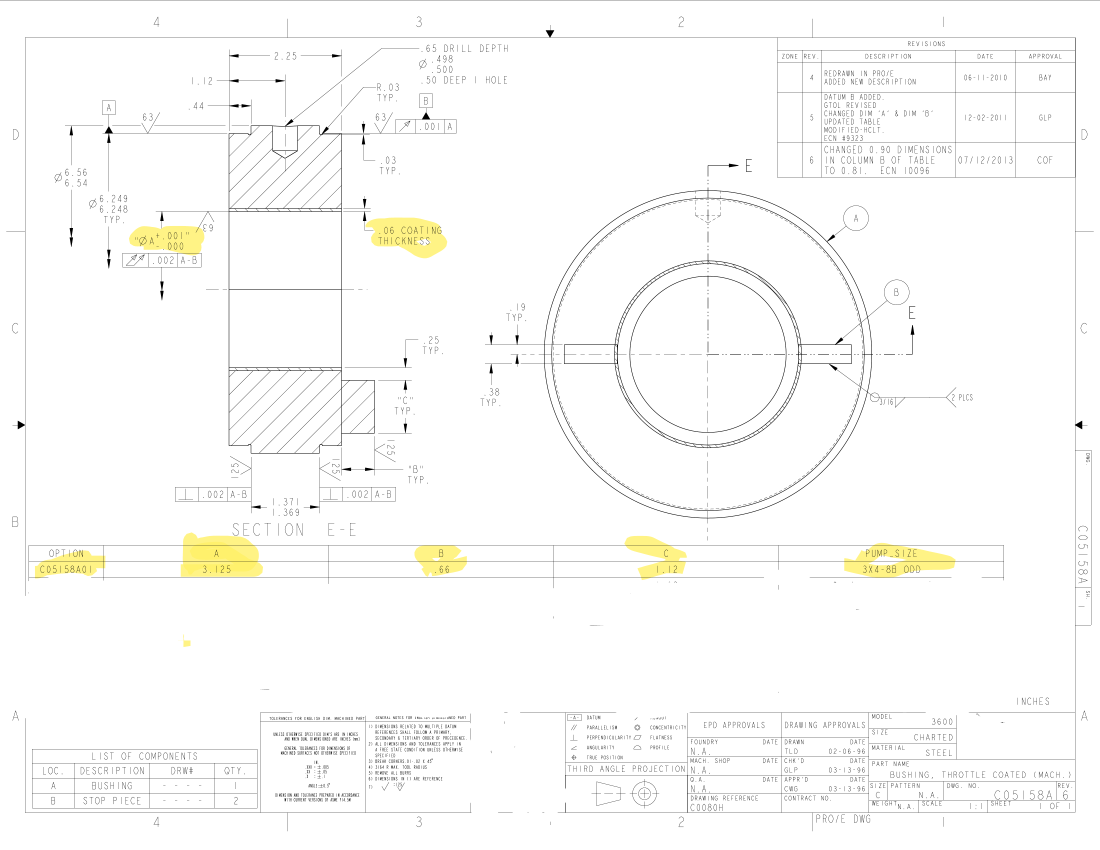
#> input picture pdfImage.png, 4400 x 3400 px (shown at 1/4 size)
$ python -i util.py   (imports and definitions only)
#> lines starting #> are read from the running program, lines starting #| are printed output that depends on the picture
from PIL import Image, ImageDraw, ImageFont
import pandas as pd
import cv2
import numpy as np
import requests
from pdf2image import convert_from_path
import json


# [122 lines left out: functions convert_PDF_to_Image, create_class_dataframes, sort_Dimensionss, convert_to_csv, parse_coordinates, draw_circle_with_number, not called in this run]

#### Preproccessing for OCR ####

def grayscale(image):
    gray_image = cv2.cvtColor(image, cv2.COLOR_BGR2GRAY)
    thresh, im_bw = cv2.threshold(gray_image, 210, 230, cv2.THRESH_BINARY)
    return im_bw

def noise_removal(image):
    grayscale(image)
    import numpy as np
    kernel = np.ones((1, 1), np.uint8)
    image = cv2.dilate(image, kernel, iterations=1)
    kernel = np.ones((1, 1), np.uint8)
    image = cv2.erode(image, kernel, iterations=1)
    image = cv2.morphologyEx(image, cv2.MORPH_CLOSE, kernel)
    image = cv2.medianBlur(image, 3)
    return (image)

def thick_font(image):
    import numpy as np
    # [4 lines of commented-out code are left out]
    return (image)

def final_processed(img):
    img_bw = grayscale(img)

    rotated_image = cv2.resize(img, None, fx=3, fy=3, interpolation=cv2.INTER_CUBIC)
    no_noise = noise_removal(rotated_image)
    dilated_image = thick_font(no_noise)

    return dilated_image

from PIL import Image
import cv2
import numpy as np

# Function to resize an image
# [20 lines left out: function resize_erode_image, not called in this run]


from PIL import Image

# [46 lines left out: functions ocr_space_file, OCR_results, not called in this run]

>>> import cv2
>>> picture = cv2.imread('pdfImage.png')
#> picture is the input picture: shape (3400, 4400, 3); mean B, G, R 249.5, 251.1, 251.2
>>> result = final_processed(picture)
#> in grayscale, `thresh, im_bw = cv2.threshold(gray_image, 210, 230, cv2.THRESH_BINARY)`:
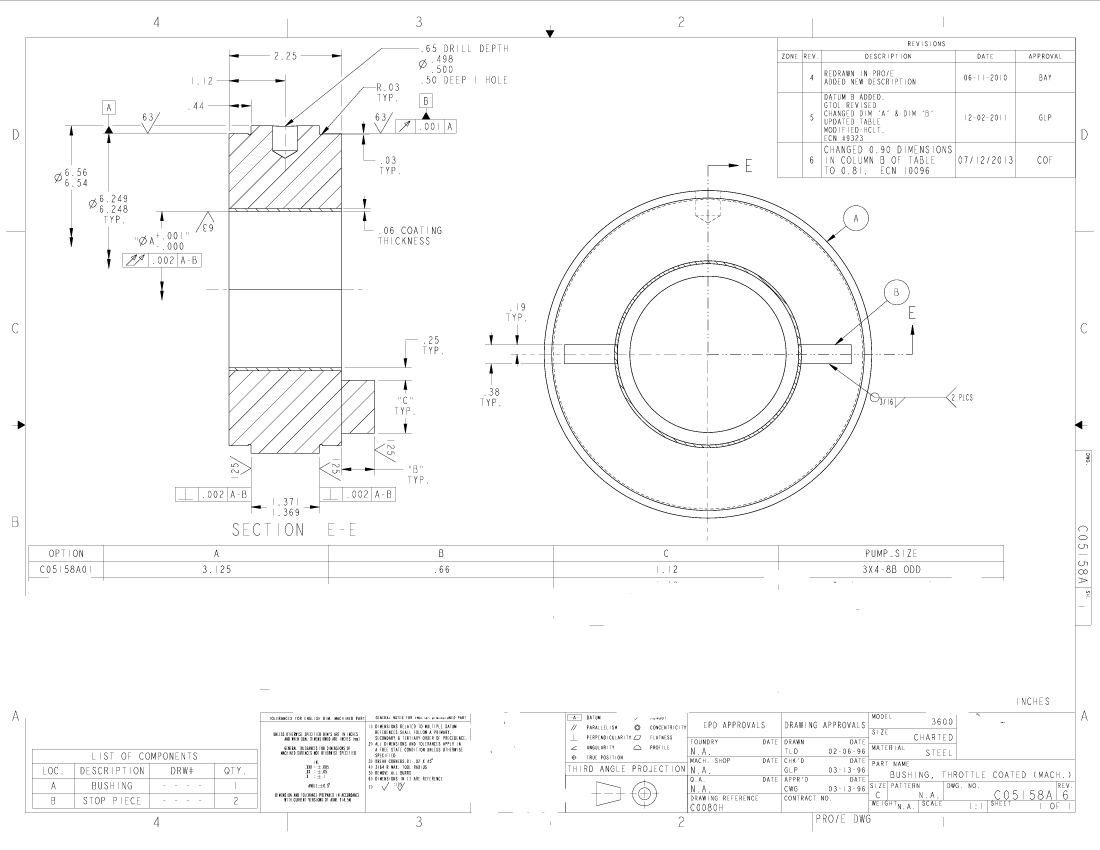
#> im_bw: shape (3400, 4400) (shown at 1/4 size); values 0 (black) and 230 (white), 98.2% white; black in thin lines or dots
